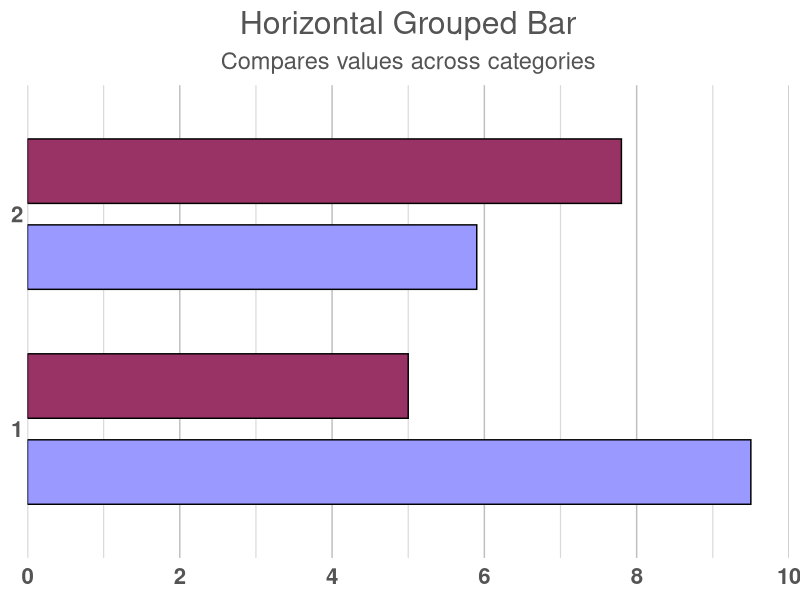

R code for this plot:
out <- Sys.getenv("OUT_DIR")
if (is.na(out) || out == "") out <- getwd()
dir.create(out, showWarnings = FALSE, recursive = TRUE)

suppressPackageStartupMessages(library(ggplot2))

# SAS round half away from zero (for displayed values if needed)
round_sas <- function(x, digits = 0) {
  ifelse(is.na(x), NA_real_,
    sign(x) * floor(abs(x) * 10^digits + 0.5) / 10^digits)
}

# --- data my_data : datalines ---
# input CATEGORY SERIES $ 3-11 AMOUNT;
my_data <- data.frame(
  CATEGORY = c(1, 2, 1, 2),
  SERIES   = c("Series A", "Series A", "Series B", "Series B"),
  AMOUNT   = c(5, 7.8, 9.5, 5.9),
  stringsAsFactors = FALSE
)

# --- PROC SGPLOT stat=sum : aggregate response by category*group ---
plot_data <- aggregate(AMOUNT ~ CATEGORY + SERIES, data = my_data, FUN = sum)
# grouporder=descending -> descending order of SERIES formatted values
# SERIES descending: "Series B" then "Series A"
plot_data$SERIES <- factor(plot_data$SERIES, levels = c("Series B", "Series A"))
plot_data$CATEGORY <- factor(plot_data$CATEGORY, levels = c("1", "2"))
# order rows by CATEGORY, SERIES descending to mirror SAS processing
plot_data <- plot_data[order(plot_data$CATEGORY, as.character(plot_data$SERIES), decreasing = FALSE), ]
# ensure Series B first within each category (descending)
plot_data <- plot_data[order(as.integer(plot_data$CATEGORY), xtfrm(plot_data$SERIES)), ]

message("my_data rows: ", nrow(my_data))

# --- SGPLOT hbar horizontal grouped bar ---
# styleattrs datacolors=(cx9999ff cx993366)
fill_colors <- c("Series B" = "#9999FF", "Series A" = "#993366")

p <- ggplot(plot_data, aes(x = AMOUNT, y = CATEGORY, fill = SERIES)) +
  geom_col(position = position_dodge(width = 0.8), width = 0.6,
           colour = "black", linewidth = 0.5) +
  scale_fill_manual(values = fill_colors, drop = FALSE) +
  scale_x_continuous(
    breaks = seq(0, 10, by = 2),
    minor_breaks = seq(0, 10, by = 1),
    limits = c(0, 10),
    expand = c(0, 0)
  ) +
  labs(
    title = "Horizontal Grouped Bar",
    subtitle = "Compares values across categories",
    x = NULL,
    y = NULL,
    fill = NULL
  ) +
  theme_minimal(base_size = 16) +
  theme(
    plot.title = element_text(size = 23, colour = "gray33", hjust = 0.5, face = "plain"),
    plot.subtitle = element_text(size = 17, colour = "gray33", hjust = 0.5, face = "plain"),
    axis.title = element_text(size = 16, face = "bold", colour = "gray33"),
    axis.text.x = element_text(size = 16, face = "bold", colour = "gray33"),
    axis.text.y = element_text(size = 16, face = "bold", colour = "gray33"),
    panel.grid.major.x = element_line(colour = "grey75", linewidth = 0.5),
    panel.grid.minor.x = element_line(colour = "grey85", linewidth = 0.4),
    panel.grid.major.y = element_blank(),
    panel.grid.minor.y = element_blank(),
    axis.ticks.y = element_blank(),
    axis.ticks.length.y = unit(0, "pt"),
    legend.position = "none",
    plot.background = element_rect(fill = "white", colour = "white"),
    panel.background = element_rect(fill = "white", colour = NA)
  )

# width=800px height=600px noborder -> 8x6 inches at 100 dpi
ggsave(file.path(out, "bar1.png"), plot = p, width = 8, height = 6, dpi = 100, units = "in", bg = "white")

# --- CSV of plotted data (stat=sum values actually drawn) ---
plot_out <- data.frame(
  CATEGORY = as.integer(as.character(plot_data$CATEGORY)),
  SERIES = as.character(plot_data$SERIES),
  AMOUNT = plot_data$AMOUNT,
  stringsAsFactors = FALSE
)
write.csv(plot_out, file.path(out, "bar1_plotdata.csv"), row.names = FALSE, na = "")
write.csv(plot_out, file.path(out, "bar1_data.csv"), row.names = FALSE, na = "")
# table body CSV for bar1.htm counterpart (same underlying table)
write.csv(plot_out, file.path(out, "bar1.csv"), row.names = FALSE, na = "")

# --- text rendering for bar1.htm (ODS HTML SGplot page) ---
txt_file <- file.path(out, "bar1.txt")
con <- file(txt_file, open = "wt")
writeLines("SGplot Horizontal Grouped Bar", con)
writeLines("Horizontal Grouped Bar", con)
writeLines("Compares values across categories", con)
writeLines("", con)
writeLines("Horizontal Grouped Bar - data values (stat=sum, group=series, cluster)", con)
writeLines("CATEGORY  SERIES     AMOUNT", con)
writeLines("--------  --------  ------", con)
for (i in seq_len(nrow(plot_out))) {
  writeLines(sprintf("%-8d  %-8s  %6s",
                     plot_out$CATEGORY[i],
                     plot_out$SERIES[i],
                     format(plot_out$AMOUNT[i], nsmall = 1)), con)
}
writeLines("", con)
writeLines("XAXIS values 0 to 10 by 2 (minorcount=1), offsetmax=0, grid minor", con)
writeLines("Figure: see bar1.png (800x600, datacolors #9999FF #993366, outline black, noautolegend)", con)
close(con)

message("done")
